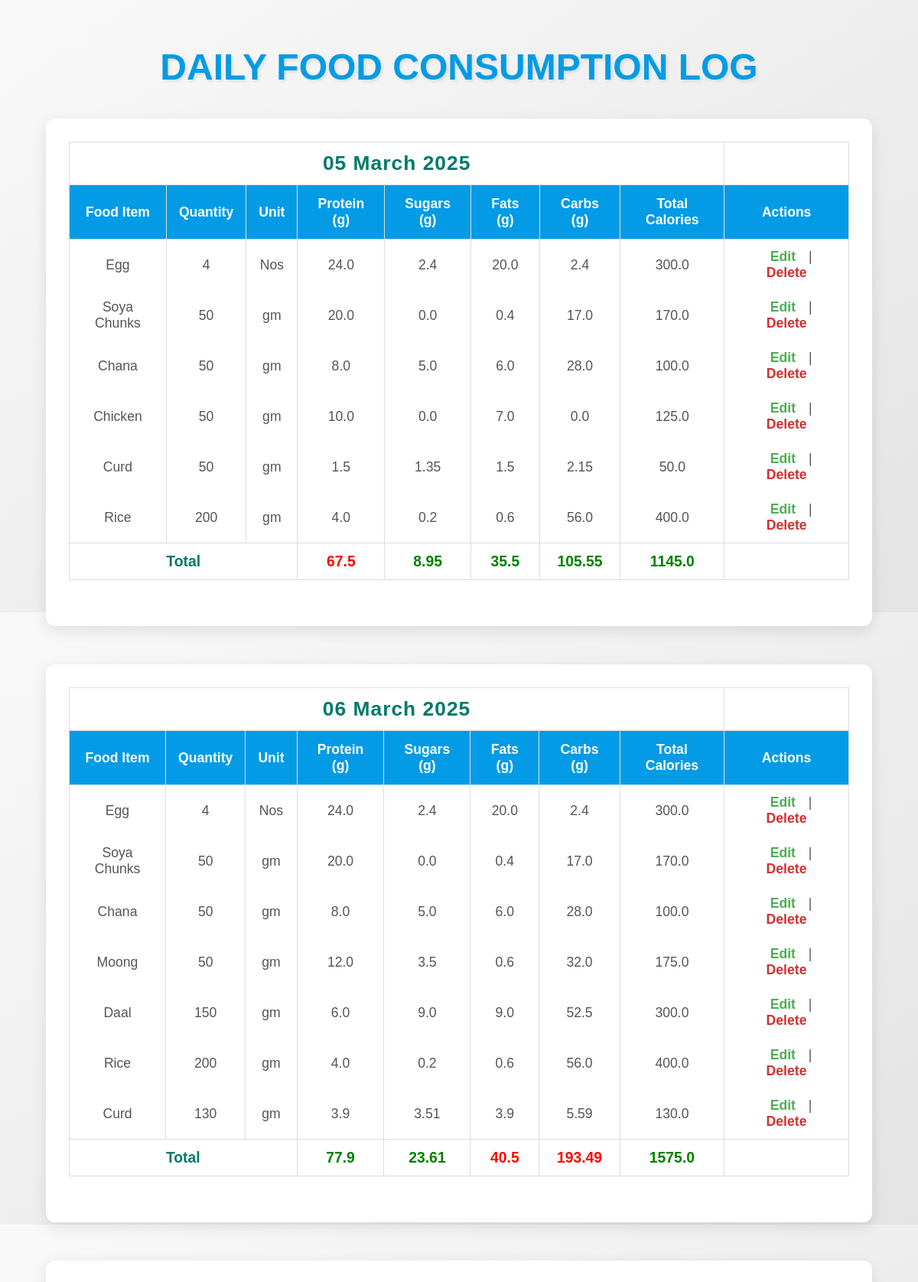
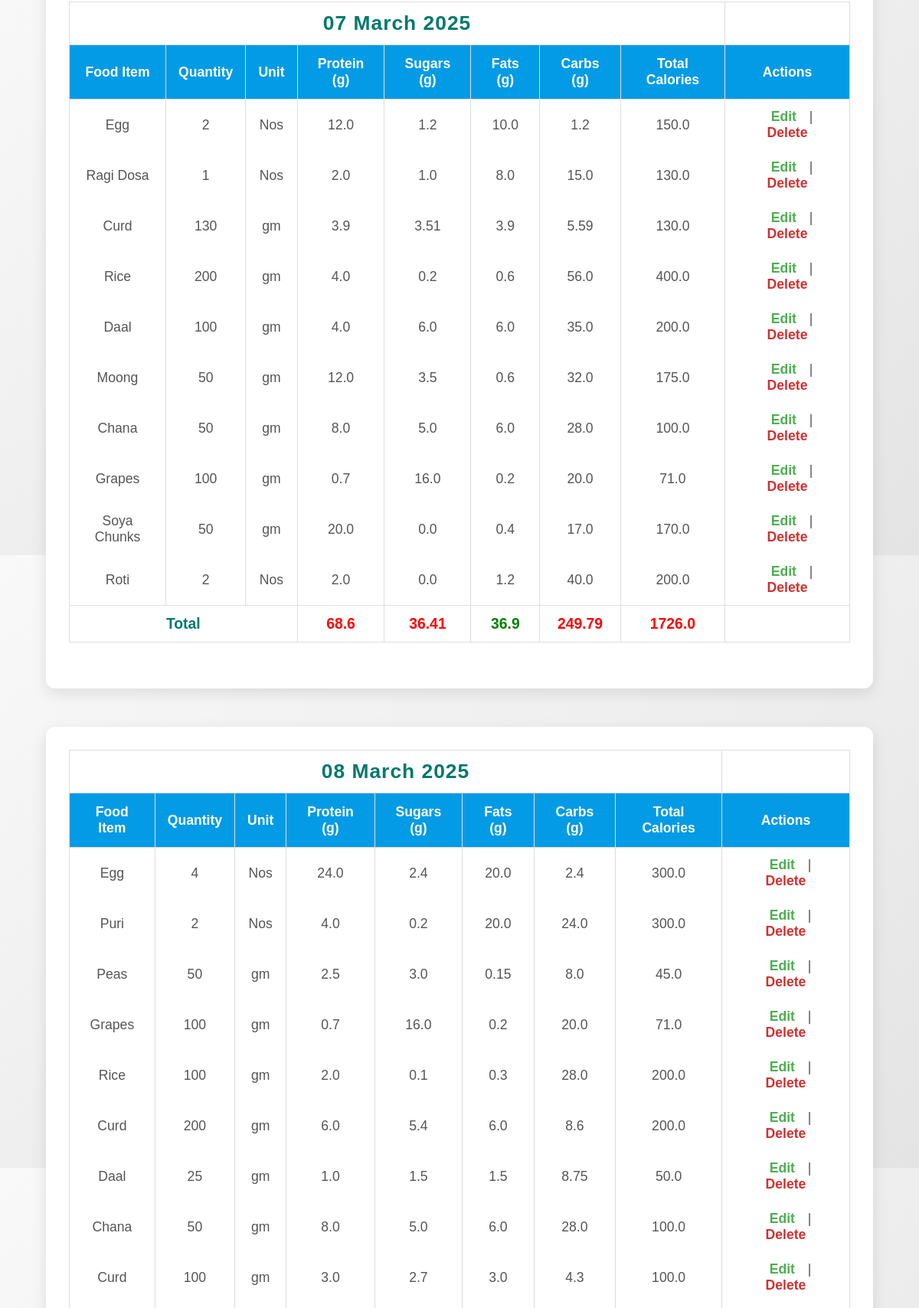
Screenshot of /view_log (upper part) with the database file from the repository (2 pictures, top to bottom).
### app.py (models this page shows, shortened)
class DailyLog(db.Model):
    id = db.Column(db.Integer, primary_key=True)
    date = db.Column(db.Date, nullable=False, default=lambda: datetime.now(pytz.timezone('Asia/Kolkata')).date())
    date = db.Column(db.Date, nullable=False, default=datetime.utcnow)
    food_item_id = db.Column(db.Integer, db.ForeignKey('food_item.id'), nullable=False)
    quantity_consumed = db.Column(db.String(50), nullable=False)
    unit = db.Column(db.String(20), nullable=False)
    protein_consumed = db.Column(db.Float, nullable=False)
    sugars_consumed = db.Column(db.Float, nullable=False)
    fats_consumed = db.Column(db.Float, nullable=False)
    carbs_consumed = db.Column(db.Float, nullable=False)
    total_calories = db.Column(db.Float, nullable=False)
    food_item = db.relationship('FoodItem', backref=db.backref('daily_logs', lazy=True))

class FoodItem(db.Model):
    id = db.Column(db.Integer, primary_key=True)
    food_item = db.Column(db.String(100), nullable=False)
    quantity = db.Column(db.String(50), nullable=False)
    unit = db.Column(db.String(20), nullable=False)
    protein = db.Column(db.Float, nullable=False)
    sugars = db.Column(db.Float, nullable=False)
    fats = db.Column(db.Float, nullable=False)
    carbs = db.Column(db.Float, nullable=False)
    kcal = db.Column(db.Float, nullable=False)

### app.py (the view)
@app.route('/view_log')
def view_log():
    logs = DailyLog.query.all()
    daily_logs = {}
    for log in logs:
        log_date = log.date.strftime("%d %B %Y")
        if log_date not in daily_logs:
            daily_logs[log_date] = {'logs': [], 'total_protein': 0, 'total_sugar': 0,'total_fat': 0, 'total_carbs': 0,'total_calories': 0}
        daily_logs[log_date]['logs'].append(log)
        daily_logs[log_date]['total_protein'] += log.protein_consumed
        daily_logs[log_date]['total_sugar'] += log.sugars_consumed
        daily_logs[log_date]['total_fat'] += log.fats_consumed
        daily_logs[log_date]['total_carbs'] += log.carbs_consumed
        daily_logs[log_date]['total_calories'] += log.total_calories
    daily_logs = [
        {'date': date, 'logs': data['logs'], 'total_calories': round(data['total_calories'],2), 'total_protein': round(data['total_protein'],2), 'total_sugar': round(data['total_sugar'], 2), 'total_fat': round(data['total_fat'],2), 'total_carbs': round(data['total_carbs'], 2), }
        for date, data in sorted(daily_logs.items())
    ]
    return render_template('view_log.html', daily_logs=daily_logs)

### templates/view_log.html (shortened to what this page needs)
<!DOCTYPE html>
<html lang="en">
<head>
    <link rel="stylesheet" href="{{ url_for('static', filename='style.css') }}">
</head>
<body>
    <h1>Daily Food Consumption Log</h1>
    {% for day_log in daily_logs %}
        <div class="day-log">
            <table>
                <thead>
                    <tr>
                        <td colspan="8"><h2>{{ day_log.date }}</h2></td>
                    </tr>
                    <tr>
                        <th>Food Item</th>
                        <th>Quantity</th>
                        <th>Unit</th>
                        <th>Protein (g)</th>
                        <th>Sugars (g)</th>
                        <th>Fats (g)</th>
                        <th>Carbs (g)</th>
                        <th>Total Calories</th>
                        <th>Actions</th>
                    </tr>
                </thead>
                <tbody>
                    {% for log in day_log.logs %}
                        <tr>
                            <td>{{ log.food_item.food_item }}</td>
                            <td>{{ log.quantity_consumed }}</td>
                            <td>{{ log.unit }}</td>
                            <td>{{ log.protein_consumed }}</td>
                            <td>{{ log.sugars_consumed }}</td>
                            <td>{{ log.fats_consumed }}</td>
                            <td>{{ log.carbs_consumed }}</td>
                            <td>{{ log.total_calories }}</td>
                            <td>
                                <a href="{{ url_for('edit_log', log_id=log.id) }}">Edit</a> |
                                <a id="delete" href="{{ url_for('delete_log', log_id=log.id) }}" onclick="return confirm('Are you sure you want to delete this entry?');">Delete</a>
                            </td>
                        </tr>
                    {% endfor %}
                    <tr class="totals">
                        <td colspan="3">Total</td>
                        <td style="color: {% if day_log.total_protein > 70 %} green {% else %} red {% endif %};">
                            {{ day_log.total_protein }}
                        </td>
                        <td style="color: {% if day_log.total_sugar > 30 %} red {% else %} green {% endif %};">
                            {{ day_log.total_sugar }}
                        </td>
                        <td style="color: {% if day_log.total_fat > 40 %} red {% else %} green {% endif %};">
                            {{ day_log.total_fat }}
                        </td>
                        <td style="color: {% if day_log.total_carbs > 175 %} red {% else %} green {% endif %};">
                            {{ day_log.total_carbs }}
                        </td>
                        <td style="color: {% if day_log.total_calories > 1600 %} red {% else %} green {% endif %};">
                            {{ day_log.total_calories }}
                        </td>
                        <td>
                        </td>
                    </tr>
                </tbody>
            </table>
        </div>
    {% endfor %}
</body>
</html>

### static/style.css (style rules this page uses)
body { font-family: Arial, sans-serif; margin: 20px; }
h1 { text-align: center; }
table { width: 100%; border-collapse: collapse; }
table, th, td { border: 1px solid black; padding: 8px; text-align: left; }
th { background-color: #f4f4f4; }

### templates/view_log.html (style rules this page uses)
* { margin: 0; padding: 0; box-sizing: border-box; }
body { font-family: 'Arial', sans-serif; background: linear-gradient(145deg, #f9f9f9, #e4e4e4); color: #333; padding: 40px; min-height: 100vh; display: flex; flex-direction: column; justify-content: center; }
h1 { text-align: center; font-size: 3em; color: #039be5; margin-bottom: 40px; text-transform: uppercase; text-shadow: 2px 2px 4px rgba(0, 0, 0, 0.1); }
.day-log { margin-bottom: 50px; background-color: #ffffff; border-radius: 12px; box-shadow: 0 6px 20px rgba(0, 0, 0, 0.1); padding: 30px; transition: transform 0.3s ease, box-shadow 0.3s ease; }
h2 { font-size: 1.5em; color: #00796b; text-transform: capitalize; letter-spacing: 1px; }
table { width: 100%; border-collapse: collapse; margin-bottom: 30px; font-size: 1.1em; border: 1px solid #ddd; }
th { padding: 14px 16px; background-color: #039be5; color: white; text-align: center; font-weight: 600; border: none; border-left: 1px solid #ddd; }
td { padding: 12px 16px; text-align: center; border:none; font-size: 1em; color: #555; }
tr:not(:last-child) td { border-right: 1px solid #ddd; }
tr:last-child td { border-right: 1px solid #ddd; }
td:last-child { border-left: 1px solid #ddd; }
table tr:last-child { font-weight: bold; border: 1px solid #ddd; }
td a { text-decoration: none; font-weight: bold; padding: 6px 12px; border-radius: 4px; color: #4caf50; transition: background-color 0.3s ease, color 0.3s ease; }
td a#delete { color: #d32f2f; }
.totals td { font-weight: bold; font-size: 1.1em; }
.totals td:first-child { color: #00796b; }
.totals td { color: #d32f2f; }

### rows the page displays
DailyLog: food_item.food_item "Egg", quantity_consumed "4", unit "Nos", protein_consumed "24.0", sugars_consumed "2.4", fats_consumed "20.0", carbs_consumed "2.4", total_calories "300.0"
DailyLog: food_item.food_item "Soya Chunks", quantity_consumed "50", unit "gm", protein_consumed "20.0", sugars_consumed "0.0", fats_consumed "0.4", carbs_consumed "17.0", total_calories "170.0"
DailyLog: food_item.food_item "Chana", quantity_consumed "50", unit "gm", protein_consumed "8.0", sugars_consumed "5.0", fats_consumed "6.0", carbs_consumed "28.0", total_calories "100.0"
DailyLog: food_item.food_item "Chicken", quantity_consumed "50", unit "gm", protein_consumed "10.0", sugars_consumed "0.0", fats_consumed "7.0", carbs_consumed "0.0", total_calories "125.0"
DailyLog: food_item.food_item "Curd", quantity_consumed "50", unit "gm", protein_consumed "1.5", sugars_consumed "1.35", fats_consumed "1.5", carbs_consumed "2.15", total_calories "50.0"
DailyLog: food_item.food_item "Rice", quantity_consumed "200", unit "gm", protein_consumed "4.0", sugars_consumed "0.2", fats_consumed "0.6", carbs_consumed "56.0", total_calories "400.0"
DailyLog: food_item.food_item "Egg", quantity_consumed "4", unit "Nos", protein_consumed "24.0", sugars_consumed "2.4", fats_consumed "20.0", carbs_consumed "2.4", total_calories "300.0"
DailyLog: food_item.food_item "Soya Chunks", quantity_consumed "50", unit "gm", protein_consumed "20.0", sugars_consumed "0.0", fats_consumed "0.4", carbs_consumed "17.0", total_calories "170.0"
DailyLog: food_item.food_item "Chana", quantity_consumed "50", unit "gm", protein_consumed "8.0", sugars_consumed "5.0", fats_consumed "6.0", carbs_consumed "28.0", total_calories "100.0"
DailyLog: food_item.food_item "Moong", quantity_consumed "50", unit "gm", protein_consumed "12.0", sugars_consumed "3.5", fats_consumed "0.6", carbs_consumed "32.0", total_calories "175.0"
DailyLog: food_item.food_item "Daal", quantity_consumed "150", unit "gm", protein_consumed "6.0", sugars_consumed "9.0", fats_consumed "9.0", carbs_consumed "52.5", total_calories "300.0"
DailyLog: food_item.food_item "Rice", quantity_consumed "200", unit "gm", protein_consumed "4.0", sugars_consumed "0.2", fats_consumed "0.6", carbs_consumed "56.0", total_calories "400.0"
DailyLog: food_item.food_item "Curd", quantity_consumed "130", unit "gm", protein_consumed "3.9", sugars_consumed "3.51", fats_consumed "3.9", carbs_consumed "5.59", total_calories "130.0"
DailyLog: food_item.food_item "Egg", quantity_consumed "2", unit "Nos", protein_consumed "12.0", sugars_consumed "1.2", fats_consumed "10.0", carbs_consumed "1.2", total_calories "150.0"
DailyLog: food_item.food_item "Ragi Dosa", quantity_consumed "1", unit "Nos", protein_consumed "2.0", sugars_consumed "1.0", fats_consumed "8.0", carbs_consumed "15.0", total_calories "130.0"
DailyLog: food_item.food_item "Curd", quantity_consumed "130", unit "gm", protein_consumed "3.9", sugars_consumed "3.51", fats_consumed "3.9", carbs_consumed "5.59", total_calories "130.0"
DailyLog: food_item.food_item "Rice", quantity_consumed "200", unit "gm", protein_consumed "4.0", sugars_consumed "0.2", fats_consumed "0.6", carbs_consumed "56.0", total_calories "400.0"
DailyLog: food_item.food_item "Daal", quantity_consumed "100", unit "gm", protein_consumed "4.0", sugars_consumed "6.0", fats_consumed "6.0", carbs_consumed "35.0", total_calories "200.0"
DailyLog: food_item.food_item "Moong", quantity_consumed "50", unit "gm", protein_consumed "12.0", sugars_consumed "3.5", fats_consumed "0.6", carbs_consumed "32.0", total_calories "175.0"
DailyLog: food_item.food_item "Chana", quantity_consumed "50", unit "gm", protein_consumed "8.0", sugars_consumed "5.0", fats_consumed "6.0", carbs_consumed "28.0", total_calories "100.0"
DailyLog: food_item.food_item "Grapes", quantity_consumed "100", unit "gm", protein_consumed "0.7", sugars_consumed "16.0", fats_consumed "0.2", carbs_consumed "20.0", total_calories "71.0"
DailyLog: food_item.food_item "Soya Chunks", quantity_consumed "50", unit "gm", protein_consumed "20.0", sugars_consumed "0.0", fats_consumed "0.4", carbs_consumed "17.0", total_calories "170.0"
DailyLog: food_item.food_item "Roti", quantity_consumed "2", unit "Nos", protein_consumed "2.0", sugars_consumed "0.0", fats_consumed "1.2", carbs_consumed "40.0", total_calories "200.0"
DailyLog: food_item.food_item "Egg", quantity_consumed "4", unit "Nos", protein_consumed "24.0", sugars_consumed "2.4", fats_consumed "20.0", carbs_consumed "2.4", total_calories "300.0"
DailyLog: food_item.food_item "Puri", quantity_consumed "2", unit "Nos", protein_consumed "4.0", sugars_consumed "0.2", fats_consumed "20.0", carbs_consumed "24.0", total_calories "300.0"
DailyLog: food_item.food_item "Peas", quantity_consumed "50", unit "gm", protein_consumed "2.5", sugars_consumed "3.0", fats_consumed "0.15", carbs_consumed "8.0", total_calories "45.0"
DailyLog: food_item.food_item "Grapes", quantity_consumed "100", unit "gm", protein_consumed "0.7", sugars_consumed "16.0", fats_consumed "0.2", carbs_consumed "20.0", total_calories "71.0"
DailyLog: food_item.food_item "Rice", quantity_consumed "100", unit "gm", protein_consumed "2.0", sugars_consumed "0.1", fats_consumed "0.3", carbs_consumed "28.0", total_calories "200.0"
DailyLog: food_item.food_item "Curd", quantity_consumed "200", unit "gm", protein_consumed "6.0", sugars_consumed "5.4", fats_consumed "6.0", carbs_consumed "8.6", total_calories "200.0"
DailyLog: food_item.food_item "Daal", quantity_consumed "25", unit "gm", protein_consumed "1.0", sugars_consumed "1.5", fats_consumed "1.5", carbs_consumed "8.75", total_calories "50.0"
DailyLog: food_item.food_item "Chana", quantity_consumed "50", unit "gm", protein_consumed "8.0", sugars_consumed "5.0", fats_consumed "6.0", carbs_consumed "28.0", total_calories "100.0"
DailyLog: food_item.food_item "Curd", quantity_consumed "100", unit "gm", protein_consumed "3.0", sugars_consumed "2.7", fats_consumed "3.0", carbs_consumed "4.3", total_calories "100.0"

### other values shown
{{ day_log.date }} "05 March 2025" "06 March 2025" "07 March 2025" "08 March 2025"
{{ day_log.total_protein }} "67.5" "77.9" "68.6"
{{ day_log.total_sugar }} "8.95" "23.61" "36.41"
{{ day_log.total_fat }} "35.5" "40.5" "36.9"
{{ day_log.total_carbs }} "105.55" "193.49" "249.79"
{{ day_log.total_calories }} "1145.0" "1575.0" "1726.0"
